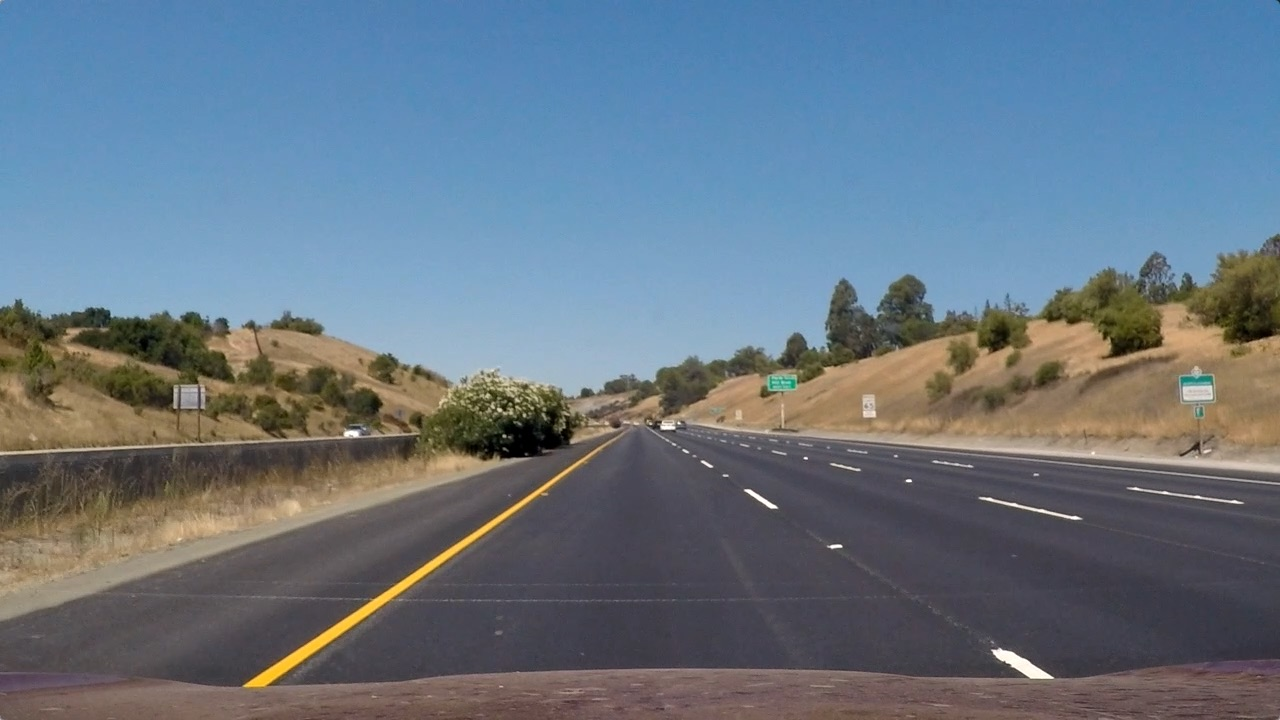
#> input picture test_images/straight_lines1.jpg, 1280 x 720 px, found by its file name; the run also reads 1 picture not shown here
$ jupyter execute --allow-errors Advanced_Lane_Finding.ipynb   (older library calls are emulated)
#> lines starting #> are read from the running program, lines starting #| are printed output that depends on the picture; after the words box and inside, x2 and y2 are one past the last pixel; in counts of white or black regions, pixels touching at a corner belong together
#> further down, image is the input picture: shape (720, 1280, 3); mean R, G, B 103.2, 117.7, 131.2
Advanced Lane Finding
===

#### Building an advanced lane lines finding algorithm

The goals / steps of this project are the following:
* Compute the camera calibration matrix and distortion coefficients given a set of chessboard images.
* Apply a distortion correction to raw images.
* Use color transforms, gradients, etc., to create a thresholded binary image.
* Apply a perspective transform to rectify binary image ("birds-eye view").
* Detect lane pixels and fit to find the lane boundary.
* Determine the curvature of the lane and vehicle position with respect to center.
* Warp the detected lane boundaries back onto the original image.
* Output visual display of the lane boundaries and numerical estimation of lane curvature and vehicle position.

[cell 1]
import numpy as np
import cv2
import matplotlib.pyplot as plt
import matplotlib.image as mpimg
import glob
import pickle

## Calibration the camera with OpenCV
Extract object points and image points for camera calibration

The do_camera_calibration() function compute the camera calibration matrix and distortion coefficients. We only need to compute these once, and then we'll apply them to undistort each new frame from the pipeline

[cell 2]
# [45 lines left out: function camera_calibration, not called in this run]

#> (the rest of this cell did not finish here and is left out)

[cell 3]
# Return the saved object points and image points
def get_camera_calibration():
    dist_pickle = pickle.load( open( "camera_calibration.p", "rb" ) )
    mtx = dist_pickle["mtx"]
    dist = dist_pickle["dist"]
    return mtx, dist

# Takes an image, object points, and image points
# performs the camera calibration, image distortion correction and
# returns the undistorted image
def cal_undistort(img, mtx, dist):
    img_size = (img.shape[1], img.shape[0])
    undist = cv2.undistort(img, mtx, dist, None, mtx)
    return undist

# A function that takes an image, number of x and y points,
# camera matrix and distortion coefficients, and return the undistort image with chessboard corners
# [31 lines left out: function corners_unwarp, not called in this run]

# Read in the test image
#> (the rest of this cell did not finish here and is left out)

#> (a cell that did not finish here is left out)

## Perspective Transform
Maps the points in a given image to different, desired, image points with a new perspective

[cell 5]
# perspective transform on undistorted images
def perspective_transform(image):
    shape_x = image.shape[0]
    shape_y = image.shape[1]

    # dynamically calculate the source and destination points
    src = np.float32([[(.55*shape_y, 0.63*shape_x), (shape_y,shape_x),(0,shape_x),(.45*shape_y, 0.63*shape_x)]])
    dst = np.float32([[0.75*shape_y,0],[0.75*shape_y,shape_x], [0.25*shape_y,shape_x],[0.25*shape_y,0]])

    M = cv2.getPerspectiveTransform(src, dst)
    Minv = cv2.getPerspectiveTransform(dst, src)
    newwarp = cv2.warpPerspective(image, M, (image.shape[1], image.shape[0]), flags = cv2.INTER_LINEAR)
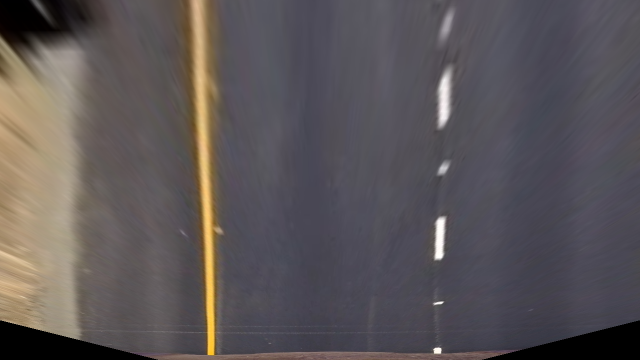
#> newwarp: shape (720, 1280, 3) (shown at 1/2 size); mean R, G, B 91.3, 85.6, 87.6
    return newwarp, Minv

image = mpimg.imread('C:\\data\\distortion\\straight_lines1.jpg')
newwarp, Minv = perspective_transform(image)
#> Minv = [[0.2, -0.8, 512], [3.98e-16, -0.53, 453.6], [6.17e-19, -0.00125, 1]]

f, (ax1, ax2) = plt.subplots(1, 2, figsize=(20, 9))
ax1.imshow(image)
ax1.plot(670,440,'X')
ax1.plot(1030,666,'X')
ax1.plot(280,666,'X')
ax1.plot(610,440,'X')
ax1.set_title('Original Image', fontsize=30)
ax2.imshow(newwarp)
ax2.set_title('Transformed Image (bird''s-eye)', fontsize=30)
plt.subplots_adjust(left=0., right=1, top=0.9, bottom=0.)

## Thresholded binary image

To create a thresholded binary image we need to use various aspects of your gradient measurements like thresholds of the x and y gradients, the overall gradient magnitude, and the gradient direction to focus on pixels that are likely to be part of the lane lines. I used a combination of the following techniques:

1. Sobel - Using the Sobel operation to identify pixels where the gradient of an image falls within a specified threshold range.

2. Magnitude of the Gradient - The absolute value of the gradient is the square root of the squares of the individual x and y gradients.

3. Direction of the Gradient - The direction of the gradient is the inverse tangent (arctangent) of the y gradient divided by the x gradient (The direction of the gradient is much noisier than the gradient magnitude).

4. Saturation (S channel) - a measurement of colorfulness. As colors get lighter and closer to white, they have a lower saturation value, whereas colors that are the most intense, like a bright primary color (bright yellow), have a high saturation value. the S channel is doing a fairly robust job of picking up the lines under very different color and contrast conditions (while other selections sometimes look messy).

5. Value (R channel) - represent a way to measure the relative lightness or darkness of a color. the R channel does rather well on the white lines

6. Histogram equalization - improve the contrast of our images, in order to improve the white lines detection.

[cell 6]
# Identify pixels where the gradient of an image falls within a specified threshold range.
def abs_sobel_thresh(img, orient='x', sobel_kernel=3, thresh=(0, 255)):
    # Take the derivative in x or y given orient = 'x' or 'y'
    if orient == 'x':
        sobel = cv2.Sobel(img, cv2.CV_64F, 1, 0, ksize=sobel_kernel)
    if orient == 'y':
        sobel = cv2.Sobel(img, cv2.CV_64F, 0, 1, ksize=sobel_kernel)
    # Take the absolute value of the derivative or gradient
    abs_sobelx = np.absolute(sobel)
    # Scale to 8-bit (0 - 255) then convert to type = np.uint8
    scaled_sobel = np.uint8(255*abs_sobelx/np.max(abs_sobelx))
    # Create a mask of 1's where the scaled gradient magnitude is bwtween the thresholds
    sobel_binary = np.zeros_like(scaled_sobel)
    sobel_binary[(scaled_sobel >= thresh[0]) & (scaled_sobel <= thresh[1])] = 1
    return sobel_binary

# Calculate gradient magnitude
def mag_thresh(img, sobel_kernel=3, mag_thresh=(0, 255)):
    # Take the gradient in x and y separately
    sobelx = cv2.Sobel(img, cv2.CV_64F, 1, 0, ksize=sobel_kernel)
    sobely = cv2.Sobel(img, cv2.CV_64F, 0, 1, ksize=sobel_kernel)
    # Calculate the gradient magnitude
    gradmag = np.sqrt(sobelx**2 + sobely**2)
    # Rescale to 8 bit
    scale_factor = np.max(gradmag)/255
    gradmag = (gradmag/scale_factor).astype(np.uint8)
    # Create a binary image of ones where threshold is met, zeros otherwise
    binary_output = np.zeros_like(gradmag)
    binary_output[(gradmag >= mag_thresh[0]) & (gradmag <= mag_thresh[1])] = 1
    return binary_output

# Calculate gradient direction
def dir_threshold(img, sobel_kernel=3, thresh=(0, np.pi/2)):
    # Take the gradient in x and y separately
    sobelx = cv2.Sobel(img, cv2.CV_64F, 1, 0, ksize=sobel_kernel)
    sobely = cv2.Sobel(img, cv2.CV_64F, 0, 1, ksize=sobel_kernel)
    # Calculate the direction of the gradient using the absolute value of the x and y gradients
    absgraddir = np.arctan2(np.absolute(sobely), np.absolute(sobelx))
    # Create a binary image of ones where threshold is met, zeros otherwise
    binary_output = np.zeros_like(absgraddir)
    binary_output[(absgraddir >= thresh[0]) & (absgraddir <= thresh[1])] = 1
    return binary_output.astype(np.uint8)

[cell 7]
# This cell is part of the pipeline and will handle the lane line detection using the
# combination of various aspects described above.

def thresholding(image):
    sobel_x_thresh=(211,255)
    sobel_y_thresh=(0,25)
    magnitude_thresh=(150,255)
    dir_thresh=(0.7,1.3)
    s_thres=(113,255)
    v_thres=(235,255)
    sobel_kernel = 15
    adp_thresh = 250
    y_size = image.shape[0]
    x_size = image.shape[1]
    mask_trapeze = np.array([[(.6*x_size, 0.55*y_size), (x_size,y_size), (0,y_size),(.45*x_size, 0.55*y_size)]], dtype=np.int32)

    # Convert to HLS color space and set saturation channel
    hls = cv2.cvtColor(image, cv2.COLOR_RGB2HLS).astype(np.float)
    s_channel = hls[:,:,2].astype(np.uint8)

    # Convert to HSV color space and set value channel
    hsv = cv2.cvtColor(image, cv2.COLOR_RGB2HSV).astype(np.float)
    v_channel = hls[:,:,2].astype(np.uint8)

    # Threshold gradient
    gradx = abs_sobel_thresh(v_channel, orient='x', sobel_kernel=sobel_kernel, thresh=sobel_x_thresh)
    grady = abs_sobel_thresh(v_channel, orient='y', sobel_kernel=sobel_kernel, thresh=sobel_y_thresh)
    mag_binary = mag_thresh(v_channel, sobel_kernel=sobel_kernel, mag_thresh=magnitude_thresh)
    dir_binary = dir_threshold(v_channel, sobel_kernel=sobel_kernel, thresh=dir_thresh)
    combined_grad = np.zeros_like(gradx)
    combined_grad[((gradx == 1) & (grady == 1)) | ((mag_binary == 1) & (dir_binary == 1))] = 1

    # Threshold color channel for yellow lanes
    s_binary = np.zeros_like(s_channel).astype(np.uint8)
    s_binary[(s_channel > s_thres[0]) & (s_channel <= s_thres[1])] = 1
    v_binary = np.zeros_like(v_channel).astype(np.uint8)
    v_binary[(v_channel > v_thres[0]) & (v_channel <= v_thres[1])] = 1
    combined_yellow = ((s_binary == 1) | (v_binary == 1)).astype(np.uint8)

    # Threshold color channel for white lanes
    gray = cv2.cvtColor(image, cv2.COLOR_RGB2GRAY).astype(np.uint8)
    img_hist = cv2.equalizeHist(gray)
    ret, thrs = cv2.threshold(img_hist, thresh=adp_thresh, maxval=255, type=cv2.THRESH_BINARY)
    adp = thrs/255

    color_binary = np.zeros_like(gradx)
    color_binary[(combined_grad == 1) | (combined_yellow == 1) | (adp == 1)] = 1
    color_binary = np.dstack(( color_binary, color_binary, color_binary)).astype(np.float32)

    # masking - region of interest
    color_binary = region_of_interest(color_binary.astype(np.uint8), mask_trapeze)

    return color_binary.astype(np.float32), combined_grad, combined_yellow

[cell 8]
def region_of_interest(img, vertices):
    #defining a blank mask to start with
    mask = np.zeros_like(img)

    #defining a 3 channel or 1 channel color to fill the mask with depending on the input image
    if len(img.shape) > 2:
        channel_count = img.shape[2]  # i.e. 3 or 4 depending on your image
        ignore_mask_color = (255,) * channel_count
    else:
        ignore_mask_color = 255
    #filling pixels inside the polygon defined by "vertices" with the fill color
    cv2.fillPoly(mask, vertices, ignore_mask_color)

    #returning the image only where mask pixels are nonzero
    masked_image = cv2.bitwise_and(img, mask)
    return masked_image

The cell below is for notebook presentation only, and designed to enable visualizing
the various techniques used to detect the lane lines.

The output result will be printed below

[cell 9]

def stacked_thresholds(img, s_thresh=(170, 255), sx_thresh=(20, 100)):
    img = np.copy(img)
    # Convert to HSV color space and separate the V channel
    hsv = cv2.cvtColor(img, cv2.COLOR_RGB2HLS).astype(np.float)
    s_channel = hsv[:,:,2]
    # Grayscale image
    gray = cv2.cvtColor(img, cv2.COLOR_RGB2GRAY)
    # Sobel x
    sobelx = cv2.Sobel(gray, cv2.CV_64F, 1, 0) # Take the derivative in x
    abs_sobelx = np.absolute(sobelx) # Absolute x derivative to accentuate lines away from horizontal
    scaled_sobel = np.uint8(255*abs_sobelx/np.max(abs_sobelx))

    # Threshold x gradient
    sxbinary = np.zeros_like(scaled_sobel)
    sxbinary[(scaled_sobel >= sx_thresh[0]) & (scaled_sobel <= sx_thresh[1])] = 1

    # Threshold color channel
    s_binary = np.zeros_like(s_channel)
    s_binary[(s_channel >= s_thresh[0]) & (s_channel <= s_thresh[1])] = 1
    color_binary = np.dstack(( np.zeros_like(sxbinary), sxbinary, s_binary))
    return color_binary

sample_images = []
sample_images_title = []

image = mpimg.imread('C:\\data\\distortion\\test3.jpg')
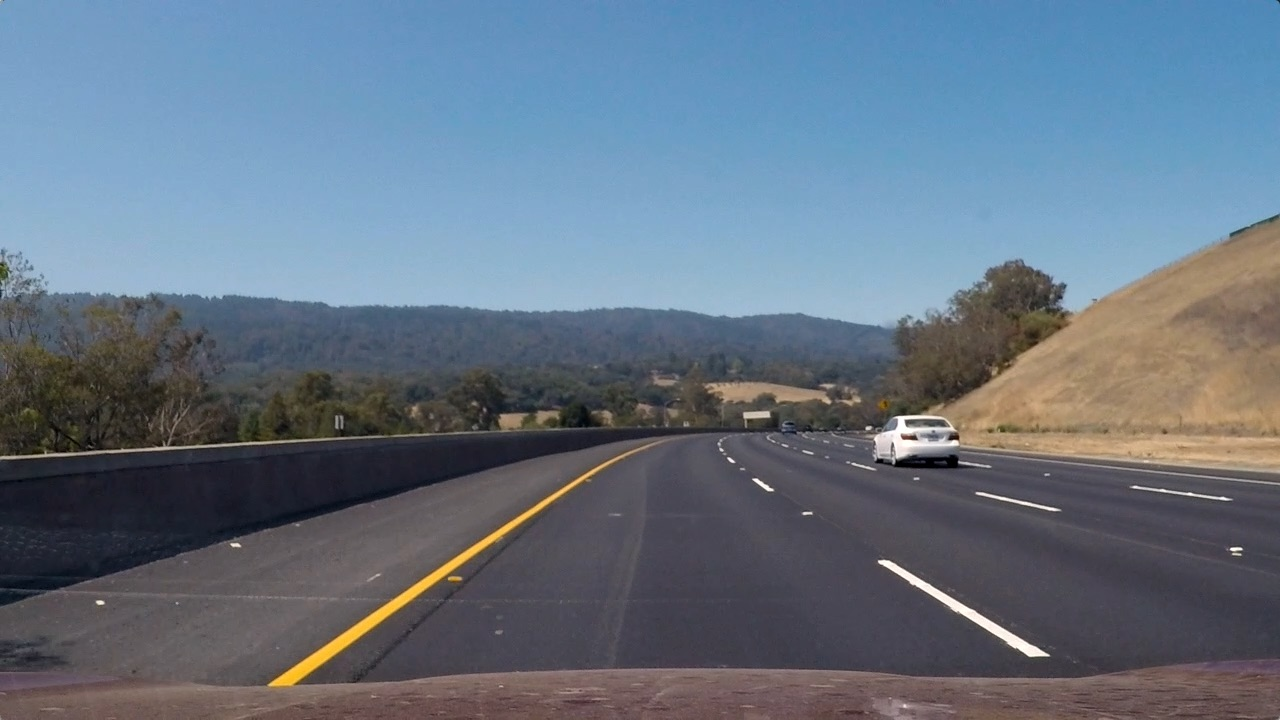
#> input picture test_images/test3.jpg, 1280 x 720 px, found by its file name
#> image is the input picture: shape (720, 1280, 3); mean R, G, B 101.1, 115.3, 130.7
sample_images.append(image)
sample_images_title.append('Original Image')

gray = cv2.cvtColor(image, cv2.COLOR_BGR2GRAY)
sample_images.append(gray)
sample_images_title.append('Grayscale')

sobel_x = abs_sobel_thresh(gray, orient='x', sobel_kernel=5, thresh=(20,100))
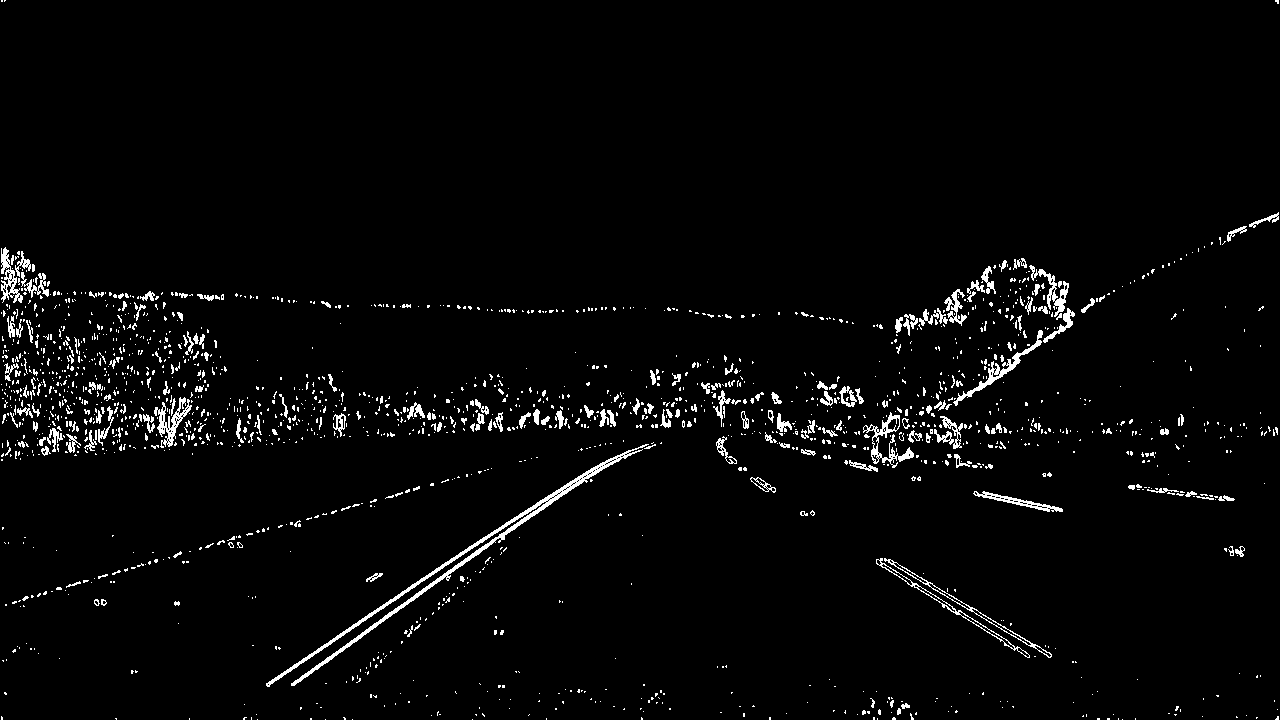
#> sobel_x: shape (720, 1280); values 0 (black) and 1 (white), 2.9% white in thin lines or dots
sample_images.append(sobel_x)
sample_images_title.append('Sobel X binary')

sobel_y = abs_sobel_thresh(gray, orient='y', sobel_kernel=11, thresh=(20,100))
#> sobel_y: shape (720, 1280); values 0 (black) and 1 (white), 6.2% white; 862 white regions (610 under 20 px), largest, box (x1, y1, x2, y2) and area: (0, 425, 1210, 689) 13573, (846, 324, 1280, 488) 7823, (2, 282, 936, 332) 6250
sample_images.append(sobel_y)
sample_images_title.append('Sobel Y binary')

magnitude = mag_thresh(gray, sobel_kernel=13, mag_thresh=(80,240))
#> in mag_thresh, `scale_factor = np.max(gradmag)/255`: scale_factor = 1547243
#> magnitude: shape (720, 1280); values 0 (black) and 1 (white), 1.3% white; 134 white regions (74 under 20 px), largest, box (x1, y1, x2, y2) and area: (876, 558, 1051, 659) 1890, (267, 460, 609, 685) 1039, (0, 438, 312, 457) 798
sample_images.append(magnitude)
sample_images_title.append('Magnitude of the Gradient')

direction = dir_threshold(gray, sobel_kernel=11, thresh=(0.7, 1.3))
#> direction: shape (720, 1280); values 0 (black) and 1 (white), 39.8% white in thin lines or dots
sample_images.append(direction)
sample_images_title.append('Direction of the Gradient')

img_hist = cv2.equalizeHist(gray)
ret, thrs = cv2.threshold(img_hist, thresh=250, maxval=255, type=cv2.THRESH_BINARY)
#> thrs: shape (720, 1280); 1.8% white; 291 white regions (272 under 20 px), largest, box (x1, y1, x2, y2) and area: (56, 266, 602, 311) 6717, (610, 287, 943, 325) 4696, (878, 560, 1049, 657) 1593
sample_images.append(thrs/255)
sample_images_title.append('Histogram equalization')

# Convert to HLS color space and separate the S channel
# Note: img is the undistorted image
hls = cv2.cvtColor(image, cv2.COLOR_RGB2HLS)
#> hls: shape (720, 1280, 3); mean of channels 0, 1, 2 94.8, 115.7, 62.1
s_channel = hls[:,:,2]
sample_images.append(s_channel)
sample_images_title.append('S channel')

# Threshold x gradient
thresh_min = 20
thresh_max = 100
sxbinary = np.zeros_like(sobel_x)
sxbinary[(sobel_x >= thresh_min) & (sobel_x <= thresh_max)] = 1

# Threshold color channel
s_thresh_min = 170
s_thresh_max = 255
s_binary = np.zeros_like(s_channel)
s_binary[(s_channel >= s_thresh_min) & (s_channel <= s_thresh_max)] = 1

# Combine the two binary thresholds
combined_binary = np.zeros_like(sxbinary)
combined_binary[(s_binary == 1) | (thrs/255 == 1) |(sxbinary == 1)] = 1
sample_images.append(combined_binary)
sample_images_title.append('Combined S channel and gradient thresholds')

# Stack each channel to view their individual contributions in green and blue respectively
# This returns a stack of the two binary images, whose components you can see as different colors
stacked = np.dstack(( np.zeros_like(sobel_x), sobel_x, s_binary))
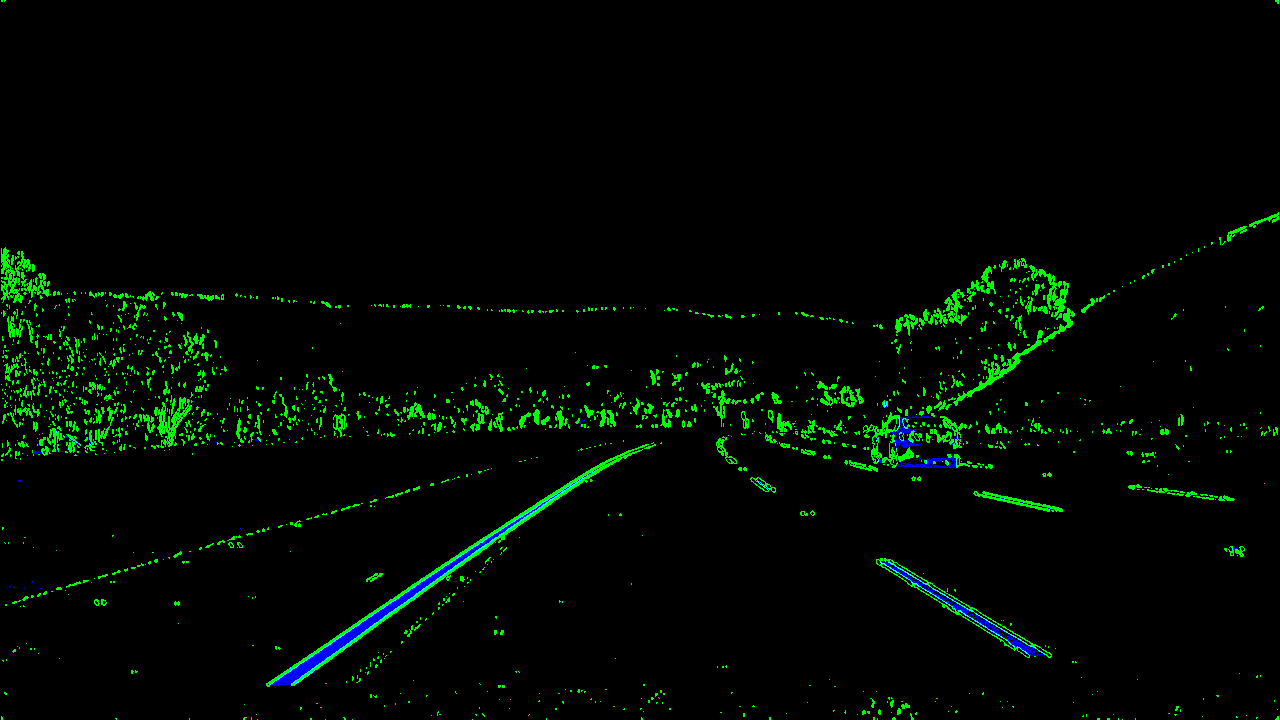
#> stacked: shape (720, 1280, 3); mean of channels 0, 1, 2 0, 0.0289, 0.00516; drawn with 1 as white
sample_images.append(stacked_thresholds(image))
#> (the rest of the program and of its run is left out)
